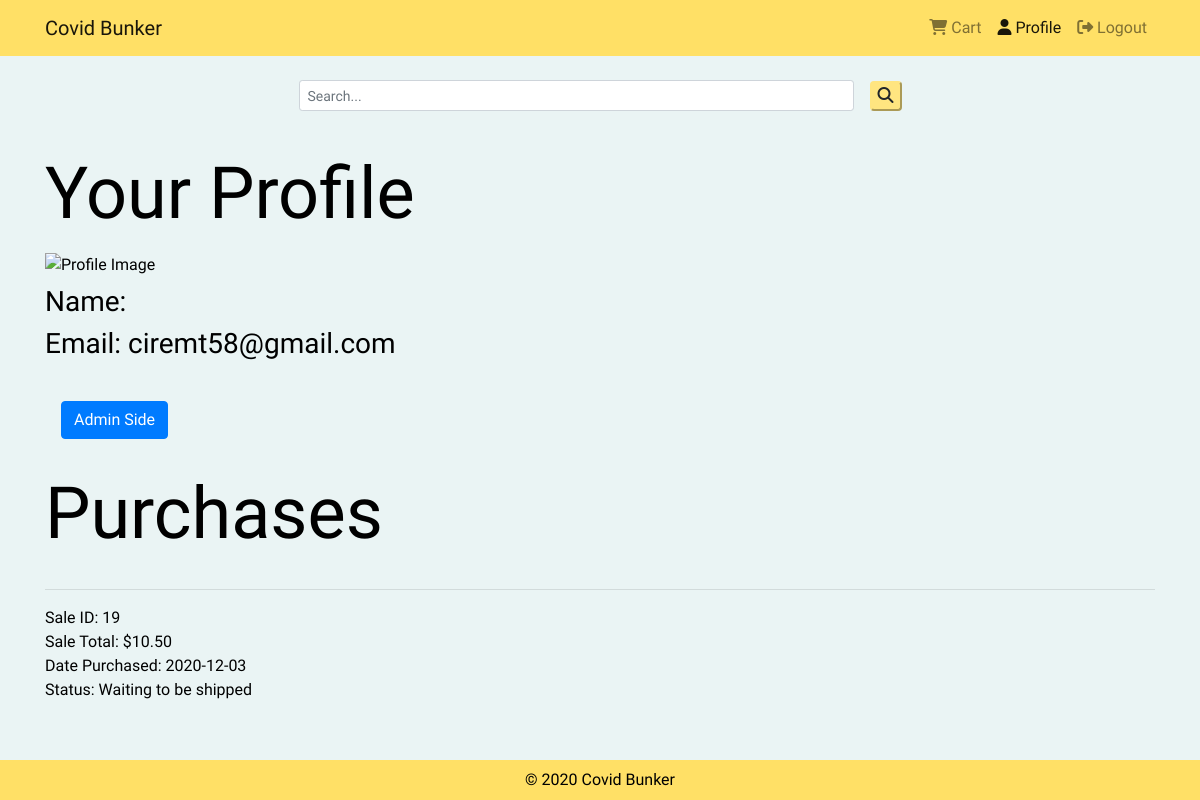
Before: /profile/ (signed in) with the older database file.
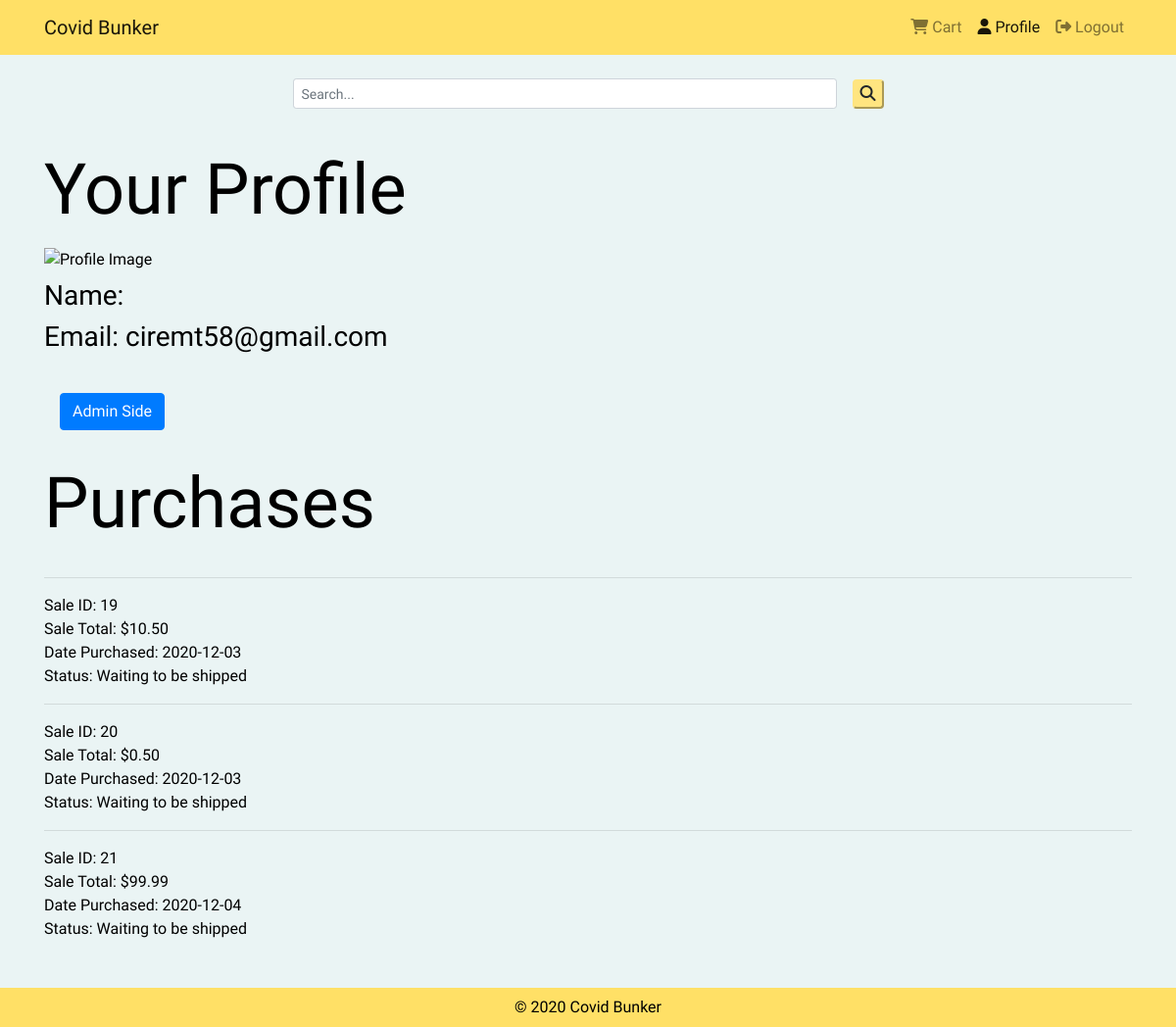
After: the same page with the newer database file.
### tables this page shows
CREATE TABLE "Sales" (
	"SID"	INTEGER NOT NULL,
	"Total"	REAL NOT NULL,
	"UID"	TEXT NOT NULL,
	"Date"	TEXT NOT NULL,
	"Status"	TEXT NOT NULL,
	PRIMARY KEY("SID")
);

### server.py (the view)
@app.route("/profile/")
def profile():
    if session['signed_in']:
        uid = session['uid']
        c = get_db().cursor()
        sales = c.execute('''
        SELECT SID, Total, Date, Status FROM Sales WHERE UID = ?;
        ''', (uid,)).fetchall()
        """ TODO impliment products sold
        for sale in sales:
            sid = sale[0]
            products_sold = c.execute('''
            SELECT ProductsSold.pid, Name, ProductsSold.Qty, price FROM ProductsSold JOIN products ON Products.PID = ProductsSold.PID where SID = ?;
            ''', (sid,)).fetchall()
            s = list(sale)
            print(products_sold)
            s.append(products_sold)
            sale = tuple(s)
            """
    return render_template("profile.html", sales=sales)

### server.py (called while the page is built)
def get_db():
    db = getattr(g, '_database', None)
    if db is None:
        db = g._database = sqlite3.connect(dbpath)
    return db

@app.teardown_appcontext
def close_connection(exception):
    db = getattr(g, '_database', None)
    if db is not None:
        db.close()

### templates/profile.html (shortened to what this page needs)
{% extends "base.html" %}
{% block profile %}
active
{% endblock %}
{% block logged_in %}
    {% if session.signed_in %}
        {{ super() }}
    {% endif %}
{% endblock %}
{% block content %}
<div class="container">
    {% if session.signed_in %}
    <div class="py-3" id="profile-details"></div>
    <a id="admin-button" class="btn btn-primary admin-button" href="{{url_for("admin")}}" role="button">Admin Side</a>
    <h1 class="display-3 py-3">Purchases</h1>
    {% if sales %}
        {% for s in sales %}
            <hr>
            Sale ID: {{ s[0] }}
            <br/>
            Sale Total:  {{ "$%.2f"|format(s[1]) }}
            <br/>
            Date Purchased: {{ s[2].split()[0] }}
            <br/>
            Status: {{ s[3] }}
        {% endfor %}
    {% else %}
        <h4>No sales...</h4>
    {% endif %}
    {% endif %}
</div>
{% endblock %}

Changed rows visible on the page:
added Sales: SID "20", Total "$0.50", Date "2020-12-03", Status "Waiting to be shipped"
added Sales: SID "21", Total "$99.99", Date "2020-12-04", Status "Waiting to be shipped"
